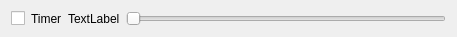
<?xml version="1.0" encoding="UTF-8"?>
<ui version="4.0">
 <class>TimerForm</class>
 <widget class="QWidget" name="TimerForm">
  <property name="geometry">
   <rect>
    <x>0</x>
    <y>0</y>
    <width>457</width>
    <height>37</height>
   </rect>
  </property>
  <property name="sizePolicy">
   <sizepolicy hsizetype="Preferred" vsizetype="Fixed">
    <horstretch>0</horstretch>
    <verstretch>0</verstretch>
   </sizepolicy>
  </property>
  <property name="windowTitle">
   <string>Form</string>
  </property>
  <layout class="QHBoxLayout" name="horizontalLayout_2">
   <item>
    <widget class="QCheckBox" name="checkBox">
     <property name="text">
      <string/>
     </property>
    </widget>
   </item>
   <item>
    <widget class="QLabel" name="label">
     <property name="text">
      <string>Timer</string>
     </property>
    </widget>
   </item>
   <item>
    <widget class="QLabel" name="timerValueLabel">
     <property name="text">
      <string>TextLabel</string>
     </property>
    </widget>
   </item>
   <item>
    <widget class="QSlider" name="horizontalSlider">
     <property name="minimum">
      <number>1</number>
     </property>
     <property name="maximum">
      <number>40</number>
     </property>
     <property name="orientation">
      <enum>Qt::Horizontal</enum>
     </property>
    </widget>
   </item>
  </layout>
 </widget>
 <resources/>
 <connections>
  <connection>
   <sender>horizontalSlider</sender>
   <signal>valueChanged(int)</signal>
   <receiver>timerValueLabel</receiver>
   <slot>setNum(int)</slot>
   <hints>
    <hint type="sourcelabel">
     <x>270</x>
     <y>27</y>
    </hint>
    <hint type="destinationlabel">
     <x>64</x>
     <y>27</y>
    </hint>
   </hints>
  </connection>
 </connections>
</ui>
